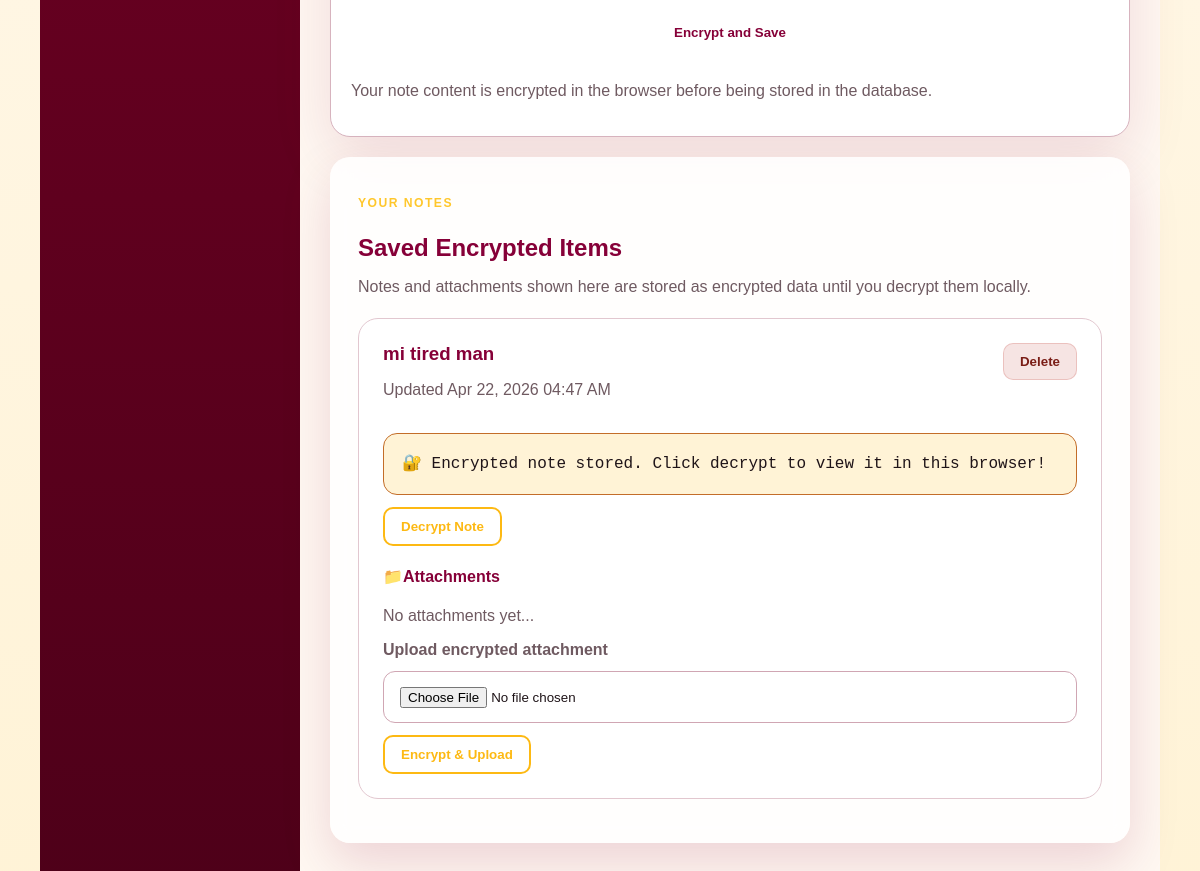
/dashboard (signed in, lower part), run on an earlier commit of the app's database.
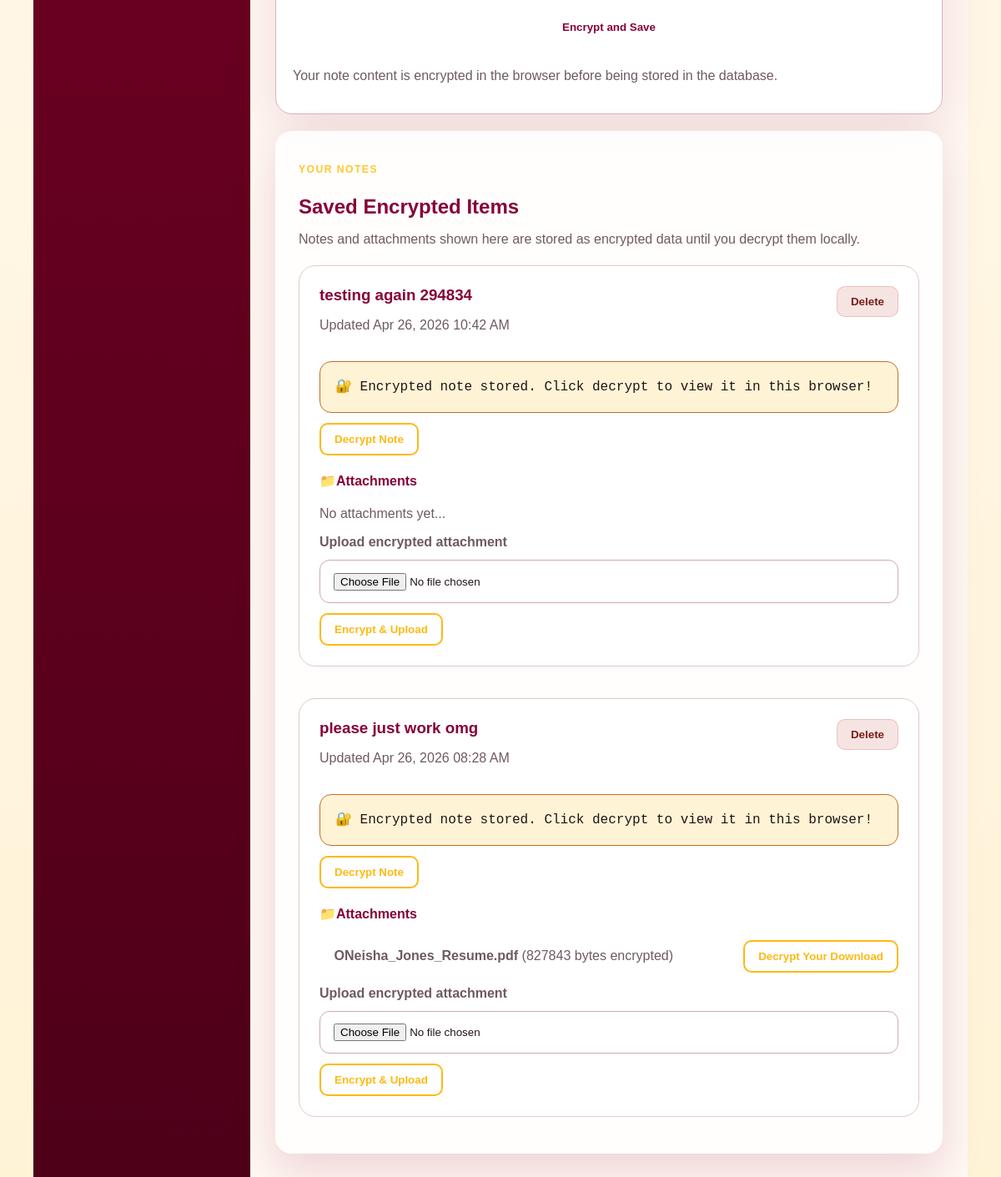
And on a later commit of the database.
### app/models.py (models this page shows)
class Note(db.Model):
    id = db.Column(db.Integer, primary_key=True)
    user_id = db.Column(db.Integer, db.ForeignKey("user.id"), nullable=False)
    title = db.Column(db.String(200), nullable=False)
    encrypted_content = db.Column(db.Text, nullable=False)
    salt = db.Column(db.String(255), nullable=False)
    nonce = db.Column(db.String(255), nullable=False)
    created_at = db.Column(db.DateTime, default=datetime.utcnow)
    updated_at = db.Column(db.DateTime, default=datetime.utcnow, onupdate=datetime.utcnow)
    attachments = db.relationship("Attachment", backref="note", lazy=True, cascade="all, delete-orphan")

class Attachment(db.Model):
    id = db.Column(db.Integer, primary_key=True)
    note_id = db.Column(db.Integer, db.ForeignKey("note.id"), nullable=False)
    user_id = db.Column(db.Integer, db.ForeignKey("user.id"), nullable=False)
    original_filename = db.Column(db.String(255), nullable=False)
    stored_filename = db.Column(db.String(255), nullable=False)
    mime_type = db.Column(db.String(120), nullable=True)
    file_size = db.Column(db.Integer, nullable=True)
    file_nonce = db.Column(db.String(255), nullable=False)
    file_salt = db.Column(db.String(255), nullable=False)
    created_at = db.Column(db.DateTime, default=datetime.utcnow)

### app/main_routes.py (the view)
@main_bp.route("/dashboard")
@login_required
def dashboard():
    notes = Note.query.filter_by(user_id=current_user.id).order_by(Note.updated_at.desc()).all()
    return render_template("dashboard.html", notes=notes)

### app/__init__.py (called while the page is built)
def create_app():
    app = Flask(__name__)
    app.config.from_object(Config)
    Path(app.config["UPLOAD_FOLDER"]).mkdir(parents=True, exist_ok=True)
    Path(app.instance_path).mkdir(parents=True, exist_ok=True)
    db.init_app(app)
    login_manager.init_app(app)
    from .models import User
    from .auth_routes import auth_bp
    from .main_routes import main_bp
    @login_manager.user_loader
    def load_user(user_id):
        return User.query.get(int(user_id))
    app.register_blueprint(auth_bp)
    app.register_blueprint(main_bp)
    with app.app_context():
        db.create_all()
    return app

### app/templates/dashboard.html (shortened to what this page needs)
{% extends 'base.html' %}
{% block content %}
<section class="app-shell">
  <aside class="sidebar">
  </aside>
  <main class="dashboard-main">
  <div class="hero-card">
    <section class="create-note-panel" id="create-note">
      <form method="post" action="{{ url_for('main.create_note') }}" class="form-grid" id="note-form">
        <button class="btn btn-primary" type="submit">Encrypt and Save</button>
        <p class="tiny-note">
          Your note content is encrypted in the browser before being stored in the database.
        </p>
      </form>
    </section>
  </div>
  <div class="panel" id="saved-notes">
    <div class="panel-header">
      <p class="eyebrow">Your Notes</p>
      <h2>Saved Encrypted Items</h2>
      <p class="tiny-note">
        Notes and attachments shown here are stored as encrypted data until you decrypt them locally.
      </p>
    </div>
    {% if notes %}
      <div class="notes-list">
        {% for note in notes %}
          <article class="note-card">
            <div class="note-top">
              <div>
                <h3>{{ note.title }}</h3>
                <p class="meta">
                  Updated {{ note.updated_at.strftime('%b %d, %Y %I:%M %p') }}
                </p>
              </div>
              <form method="post" action="{{ url_for('main.delete_note', note_id=note.id) }}"
                    onsubmit="return confirm('Delete this encrypted note and its attachments?');">
                <button class="btn btn-danger" type="submit">Delete</button>
              </form>
            </div>
            <div class="cipher-box"
                 data-ciphertext="{{ note.encrypted_content }}"
                 data-salt="{{ note.salt }}"
                 data-nonce="{{ note.nonce }}">
              🔐 Encrypted note stored. Click decrypt to view it in this browser!
            </div>
            <div class="note-actions-row">
              <button class="btn btn-secondary decrypt-note-btn" type="button">
                Decrypt Note
              </button>
            </div>
            <div class="attachments-block">
              <h4>📁Attachments</h4>
              {% if note.attachments %}
                <ul class="attachment-list">
                  {% for attachment in note.attachments %}
                    <li>
                      <div>
                        <strong>{{ attachment.original_filename }}</strong>
                        <span class="meta">({{ attachment.file_size }} bytes encrypted)</span>
                      </div>
                      <button class="btn btn-secondary download-attachment-btn"
                              type="button"
                              data-meta-url="{{ url_for('main.attachment_meta', attachment_id=attachment.id) }}">
                        Decrypt Your Download
                      </button>
                    </li>
                  {% endfor %}
                </ul>
              {% else %}
                <p class="meta">No attachments yet...</p>
              {% endif %}
              <form method="post"
                    action="{{ url_for('main.upload_attachment', note_id=note.id) }}"
                    enctype="multipart/form-data"
                    class="attachment-form">
                <label>Upload encrypted attachment</label>
                <input type="file" name="attachment" required>
                <button class="btn btn-secondary" type="submit">
                  Encrypt &amp; Upload
                </button>
              </form>
            </div>
          </article>
        {% endfor %}
      </div>
    {% else %}
      <div class="empty-state">
        <h3>No notes yet.</h3>
        <p>Create your first encrypted note using the form on the left!</p>
      </div>
    {% endif %}
  </div>
  </main>
</section>
{% endblock %}

### app/templates/base.html (shortened to what this page needs)
<!doctype html>
<html lang="en">
<head>
  <link rel="stylesheet" href="{{ url_for('static', filename='css/styles.css') }}">
</head>
<body>
  <main class="container page-content">
    {% block content %}{% endblock %}
  </main>
</body>
</html>

### app/static/css/styles.css (style rules this page uses)
:root { --bg: #FFF8F2; --panel: #FFFFFF; --panel-2: #F7E9ED; --text: #1F1418; --muted: #6F5A61; --accent: #7A0026; --accent-2: #FFC72C; --danger: #B42318; --success: #2E7D32; --border: #860038; --cipher-bg: #2B0E1B; --shadow: 0 20px 60px rgba(134, 0, 56, 0.12); }
* { box-sizing: border-box; }
body { margin: 0; font-family: Arial, Helvetica, sans-serif; background: linear-gradient(180deg, #fff9f1 0%, #fff3d6 100%); color: var(--text); }
.container { width: min(1120px, calc(100% - 2rem)); margin: 0 auto; }
.page-content { padding: 2rem 0 3rem; }
.panel { background: rgba(255, 255, 255, 0.85); backdrop-filter: blur(10px); border-radius: 20px; padding: 28px !important; margin-top: 20px; overflow: visible !important; box-shadow: 0 20px 50px rgba(134, 0, 56, 0.15); }
.hero-card, .auth-card { background: var(--panel); border: 1px solid color-mix(in srgb, var(--accent) 30%, white); border-radius: 20px; padding: 1.25rem; box-shadow: var(--shadow); transition: transform 0.25s ease, box-shadow 0.25s ease, border-color 0.25s ease; }
.note-card { border-radius: 16px; padding: 16px; margin-bottom: 16px; background: white; transition: all 0.2s ease; }
.note-top { display: flex; justify-content: space-between; align-items: flex-start; gap: 20px; margin-bottom: 18px; }
.note-top h3 { margin: 0 0 12px; color: #860038; }
.hero-card, .panel, .auth-card { transition: transform 0.25s ease, box-shadow 0.25s ease, border-color 0.25s ease; color: #860038 !important; }
.eyebrow { color: var(--accent-2); text-transform: uppercase; letter-spacing: .12em; font-size: .76rem; font-weight: 700; }
.btn { position: relative; overflow: hidden; background: var(--accent); color: white; border: none; border-radius: 10px; padding: 10px 16px; font-weight: 600; cursor: pointer; transition: all 0.25s ease; }
.btn-primary { background: white; color: #860038; font-weight: 700; }
.btn-secondary { background: transparent; border: 2px solid #FDB913; color: #FDB913;; }
.btn::after { content: ""; position: absolute; width: 0; height: 0; background: rgba(255, 255, 255, 0.25); border-radius: 50%; top: 50%; left: 50%; transform: translate(-50%, -50%); transition: width 0.4s ease, height 0.4s ease, opacity 0.6s ease; opacity: 0; }
.btn-danger { background: rgba(180, 35, 24, .12); color: #7a1d16; border: 1px solid rgba(180, 35, 24, .18); }
.form-grid { display: grid; gap: 1rem; }
label { display: grid; gap: .4rem; color: var(--muted); font-weight: 600; }
input, textarea { width: 100%; padding: .9rem 1rem; border-radius: 12px; border: 1px solid color-mix(in srgb, var(--accent) 35%, white); background: var(--panel); color: var(--text); }
.panel-header { padding-top: 10px; margin-bottom: 22px; }
.panel-header .eyebrow { display: block; margin-top: 0 !important; margin-bottom: 14px !important; line-height: 1.4; }
.panel-header h2 { margin: 0 0 12px; color: #860038; padding-top: 8px !important; margin-top: 0 !important; }
.note-card { border: 1px solid color-mix(in srgb, var(--accent) 22%, white); padding: 24px !important; border-radius: 20px; background: #ffffff; }
.notes-list { display: grid; gap: 22px; }
.meta, .tiny-note, .empty-state { color: var(--muted); }
.cipher-box { background: #fff3d6; border: 1px solid color-mix(in srgb, var(--accent-2) 55%, var(--accent)); margin-top: 18px; padding: 18px !important; border-radius: 14px; line-height: 1.5; font-family: "Courier New", monospace; overflow-wrap: anywhere; color: var(--text); }
.attachments-block { margin-top: .75rem; }
.attachment-list { padding-left: 1.1rem; color: var(--muted); }
.attachment-form { display: flex; gap: .75rem; flex-wrap: wrap; align-items: center; margin-top: .75rem; }
.note-actions-row { margin: .75rem 0; display:flex; gap:.75rem; }
.attachment-list { display:grid; gap:.75rem; }
.attachment-list li { display:flex; gap:.75rem; align-items:center; justify-content:space-between; flex-wrap:wrap; }
.page-content { animation: pageFadeIn 0.45s ease both; }
.app-shell { display: grid; grid-template-columns: 260px 1fr; min-height: 100vh; }
.sidebar { background: linear-gradient(180deg, #7A0026, #4E0019); color: white; padding: 20px; }
#vault, #create-note, #saved-notes { scroll-margin-top: 110px; }
.dashboard-main { padding: 40px 30px !important; background: #fff8f2; }
.hero-card { position: static !important; top: 20px; }
html { scroll-behavior: smooth; }

What changed in the data, as far as the page shows it:
removed Note: title "mi tired man", updated_at "Apr 22, 2026 04:47 AM", shows "No attachments yet..."
added Note: title "testing again 294834", updated_at "Apr 26, 2026 10:42 AM", shows "No attachments yet..."
added Note: title "please just work omg", updated_at "Apr 26, 2026 08:28 AM"
added Attachment: original_filename "ONeisha_Jones_Resume.pdf", file_size "827843", shown under Note "please just work omg"
